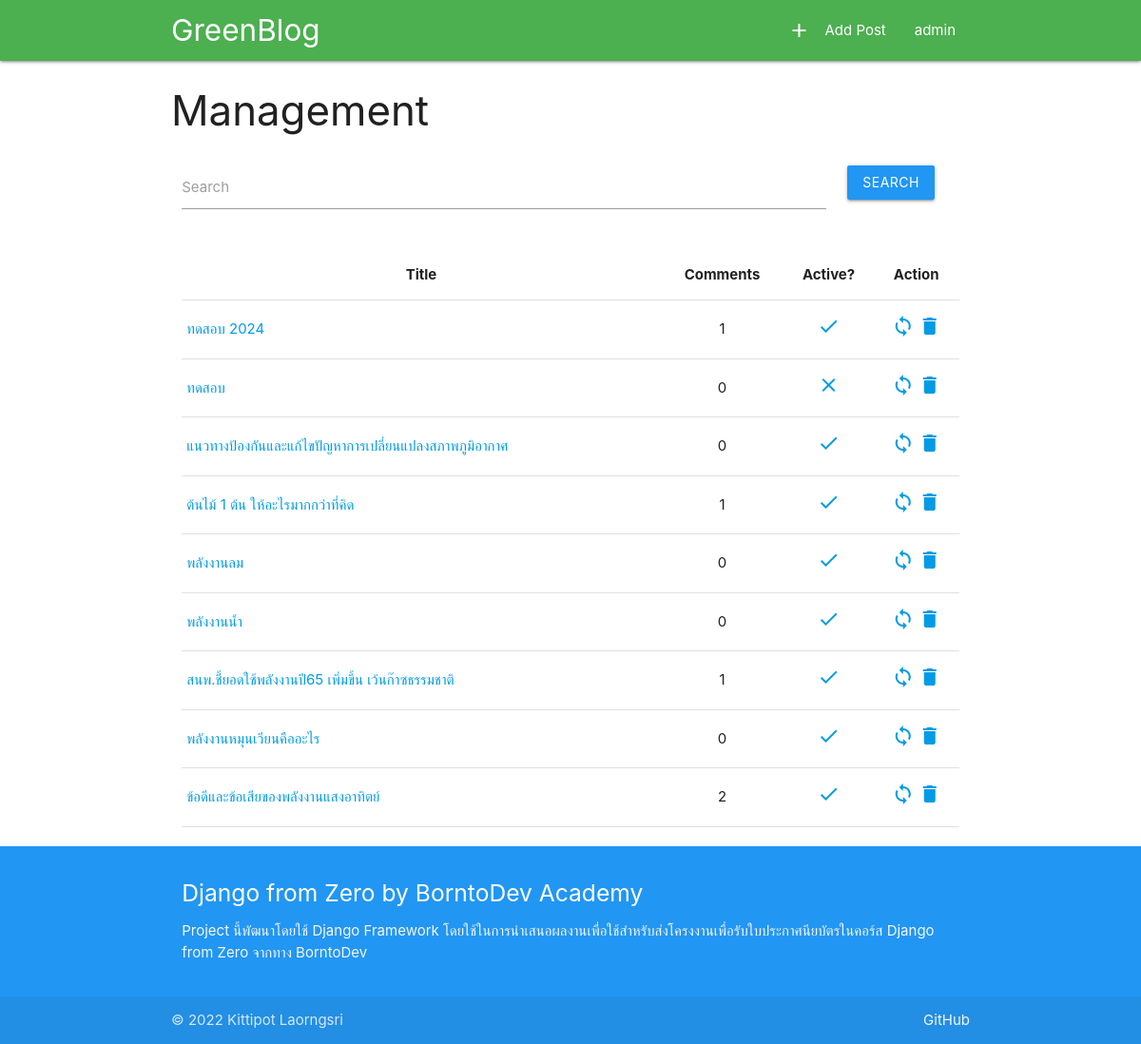
Page /manage/ (signed in) on the committed database.
### main/models.py (models this page shows, shortened)
class ListTweet(models.Model):
    title = models.CharField(max_length=255,null=False)
    content = RichTextField(blank=True,null=True)
    user = models.ForeignKey(User, on_delete=models.CASCADE, null=True)
    status = models.BooleanField(default=True)
    create_date = models.DateTimeField(auto_now=False, null=True)
    updated_date = models.DateTimeField(auto_now=True,null=False)
    def total_comment(self):
        return self.comment_set.count()

### manage/views.py (the view)
# urls.py: path('', views.managementroom, name='main_manage'),
@login_required
def managementroom(request):
    list = ListTweet.objects.all().order_by('-id')
    if request.user.is_superuser:
        list = list
    else:
        list = ListTweet.objects.filter(user=request.user)
    paginator = Paginator(list, 10)
    page = request.GET.get('page')
    try:
        post_list = paginator.page(page)
    except PageNotAnInteger:
        post_list = paginator.page(1)
    except EmptyPage:
        post_list = paginator.page(paginator.num_pages)
    search_txt = request.GET.get('search','')
    if search_txt:
        post_list = list.filter(title__contains=search_txt)
    context={
        'list':post_list,
        'title':"Management Post"
    }
    return render(request, 'management.html',context=context)

### manage/templates/management.html (shortened to what this page needs)
{% extends 'base.html' %}
{% block content %}
  <h3>Management</h3>
  <div class='row s12'>
      <form method="GET" action="{% url 'main_manage' %}">
        <div class="input-field col s10">
          <input id="search" name='search' type="text">
          <label for="search">Search</label>
        </div>
        <div class='input-field col s2'>
            <input type='submit' class="waves-light blue btn" value='Search'>
        </div>
      </form>
    </div>
  <div class='row s12'>
    <div class='col s12'>
      <table id="myTable" class="highlight" style="width: 100%;">
        <thead>
          <tr>
            <th class="center">Title</th>
            <th class="center">Comments</th>
            <th class="center">Active?</th>
            <th colspan="2" class="center">Action</th>
          </tr>
        </thead>
        <tbody>
          {% for o in list %}
            <tr>
              <td><a href="{% url 'each_a_page' news_id=o.id %}">{{o.title}}</a></td>
              <td class="center">
                <span>{{o.total_comment}}</span>
              </td>
              <td class="center">
                <a href="{% url 'editstatus' tweet_id=o.id %}">
                  {% if o.status == True %}
                    <i class="material-icons">check</i>
                  {% else %}
                    <i class="material-icons">close</i>
                  {% endif %}
                </a>
              </td>
              <td class="center">
                <a href="{% url 'edit' tweet_id=o.id %}"><i class="material-icons">loop</i></a>
                <a href="{% url 'delete' tweet_id=o.id %}" onclick="return confirm('Are you sure to delete this post?')"><i class="material-icons">delete</i></a>
              </td>
            </tr>
            {% empty %}
            <tr>
              <td class='center' colspan="4">Not Found!</p>
            </tr>
          {% endfor %}
        </tbody>
      </table>
    </div>
  </div>
{% endblock %}

### templates/base.html (shortened to what this page needs)
{% load static %}
<!DOCTYPE html>
<html lang="en">
<head>
  <link rel="stylesheet" href="https://cdnjs.cloudflare.com/ajax/libs/materialize/1.0.0/css/materialize.min.css">
  <link href="{% static 'css/materialize.css'%}" type="text/css" rel="stylesheet" media="screen,projection" />
  <link href="{% static 'css/style.css'%}" type="text/css" rel="stylesheet" media="screen,projection" />
</head>
<body>
  <div class="navbar-fixed">
    <nav class="green" role="navigation">
      <div class="nav-wrapper container">
        <a id="logo-container" href="{% url 'index' %}" class="brand-logo">GreenBlog</a>
        <ul class="right hide-on-med-and-down">
          {% if user.is_authenticated %}
          <li><a href="{% url 'add' %}"><i class="material-icons left">add</i>Add Post</a></li>
          <li><a class='dropdown-button' data-target='dropdown1'>{{ request.user}}</a></li>
          {% else %}
          <li><a href="{% url 'register' %}">Register</a></li>
          <li><a href="{% url 'login' %}">Log In</a></li>
          {% endif %}
        </ul>
      </div>
    </nav>
  </div>
  <div class="container">
    {% block content %}
    {% endblock %}
  </div>
  <footer class="page-footer blue">
    <div class="container">
      <div class="row">
        <div class="col l12 s12">
          <h5 class="white-text">Django from Zero by BorntoDev Academy</h5>
          <p class="grey-text text-lighten-4">Project นี้พัฒนาโดยใช้ Django Framework โดยใช้ในการนำเสนอผลงานเพื่อใช้สำหรับส่งโครงงานเพื่อรับใบประกาศนียบัตรในคอร์ส Django from Zero จากทาง BorntoDev</p>
        </div>
      </div>
    </div>
    <div class="footer-copyright">
      <div class="container">
        © 2022 Kittipot Laorngsri
        <a class="grey-text text-lighten-4 right" href="https://github.com/Kittipot321/Kittipotblog">GitHub</a>
      </div>
    </div>
  </footer>
</body>
</html>

### rows in the picture
ListTweet: title "ทดสอบ 2024", total_comment "1", status True (drawn)
ListTweet: title "ทดสอบ", total_comment "0", status False (drawn)
ListTweet: title "แนวทางป้องกันและแก้ไขปัญหาการเปลี่ยนแปลงสภาพภูมิอากาศ", total_comment "0", status True (drawn)
ListTweet: title "ต้นไม้ 1 ต้น ให้อะไรมากกว่าที่คิด", total_comment "1", status True (drawn)
ListTweet: title "พลังงานลม", total_comment "0", status True (drawn)
ListTweet: title "พลังงานน้ำ", total_comment "0", status True (drawn)
ListTweet: title "สนพ.ชี้ยอดใช้พลังงานปี65 เพิ่มขึ้น เว้นก๊าซธรรมชาติ", total_comment "1", status True (drawn)
ListTweet: title "พลังงานหมุนเวียนคืออะไร", total_comment "0", status True (drawn)
ListTweet: title "ข้อดีและข้อเสียของพลังงานแสงอาทิตย์", total_comment "2", status True (drawn)

### other values in the picture
{{ request.user }} "admin"
